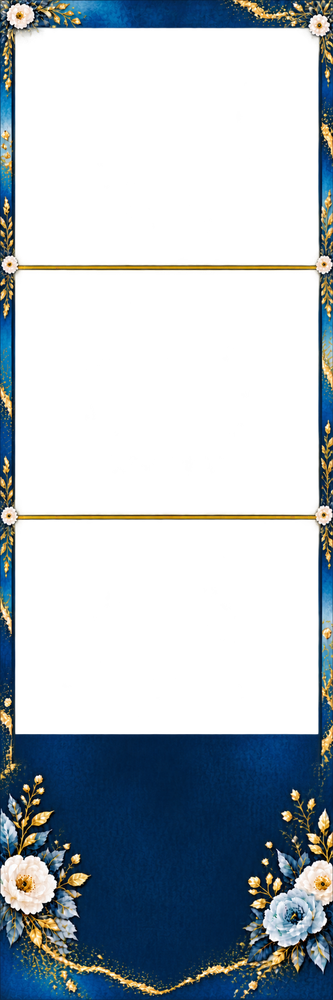
#> input picture backend/app/data/classic-floral-event-001/artwork-source-v2.png, 333 x 1000 px, shrunk from 724 x 2172 before the run
$ python -i classic_compositor.py   (imports and definitions only)
#> lines starting #> are read from the running program, lines starting #| are printed output that depends on the picture; after the words box and inside, x2 and y2 are one past the last pixel; in counts of white or black regions, pixels touching at a corner belong together
#> further down, picture is the input picture: PIL image 333x1000 RGBA; mean R, G, B, A 18.7, 28.2, 35.2, 92.5
"""Place 1–4 photos inside a frame. No AI engine or database required."""
from __future__ import annotations

import argparse
from array import array
from dataclasses import dataclass
from pathlib import Path

from PIL import Image, ImageChops, ImageOps


@dataclass
class Slot:
    box: tuple[int, int, int, int]
    mask: Image.Image


# [4 lines left out: function load_image, not called in this run]


def detect_slots(frame: Image.Image, source: str = "alpha") -> list[Slot]:
    """Find enclosed holes; ignore exterior background and tiny decorations.

    Alpha is the normal frame format. Black detection is opt-in for opaque
    frames whose photo areas are painted black, rather than transparent.
    """
#> called with source = 'alpha'
    if source not in ("alpha", "black"):
        raise ValueError("Slot source must be alpha or black")
    width, height = frame.size
#> width = 333; height = 1000
    if source == "alpha":
        candidates = frame.getchannel("A").point(lambda a: 255 if a < 128 else 0)
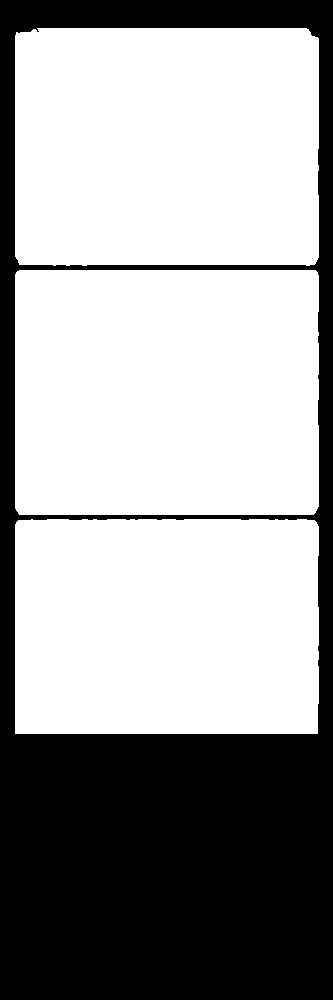
#> candidates: PIL image 333x1000 L; 63.5% white; 1 black region, box (x1, y1, x2, y2) and area: (0, 0, 333, 1000) 121672
    else:
        r, g, b, a = frame.split()
        dark = ImageChops.lighter(ImageChops.lighter(r, g), b)
        candidates = ImageChops.multiply(
            dark.point(lambda v: 255 if v <= 32 else 0),
            a.point(lambda v: 255 if v >= 128 else 0),
        )
    remaining = bytearray(candidates.tobytes())
    slots = []
    minimum_area = max(64, int(width * height * 0.01))
#> minimum_area = 3330
    for start in range(len(remaining)):
        if not remaining[start]:
            continue
        remaining[start] = 0
        stack = [start]
        pixels = array("I")
        left, top, right, bottom = width, height, 0, 0
        exterior = False
        while stack:
            index = stack.pop()
            pixels.append(index)
            y, x = divmod(index, width)
            left, top = min(left, x), min(top, y)
            right, bottom = max(right, x), max(bottom, y)
            exterior |= x == 0 or y == 0 or x == width - 1 or y == height - 1
            neighbors = []
            if x > 0:
                neighbors.append(index - 1)
            if x < width - 1:
                neighbors.append(index + 1)
            if y > 0:
                neighbors.append(index - width)
            if y < height - 1:
                neighbors.append(index + width)
            for neighbor in neighbors:
                if remaining[neighbor]:
                    remaining[neighbor] = 0
                    stack.append(neighbor)
        if exterior or len(pixels) < minimum_area:
            continue
        box = (left, top, right + 1, bottom + 1)
        slot_width, slot_height = right - left + 1, bottom - top + 1
        data = bytearray(slot_width * slot_height)
        for index in pixels:
            y, x = divmod(index, width)
            data[(y - top) * slot_width + x - left] = 255
        mask = Image.frombytes("L", (slot_width, slot_height), bytes(data))
        if source == "alpha":
            # Fill rounded corners behind the opaque overlay. Preserve the
            # partially transparent boundary by extending one pixel beneath it.
            from PIL import ImageFilter
            expanded = (max(0, left - 1), max(0, top - 1),
                        min(width, right + 2), min(height, bottom + 2))
            padded = Image.new("L", (expanded[2] - expanded[0], expanded[3] - expanded[1]))
            padded.paste(mask, (left - expanded[0], top - expanded[1]))
            mask = padded.filter(ImageFilter.MaxFilter(3))
            box = expanded
        slots.append(Slot(box, mask))
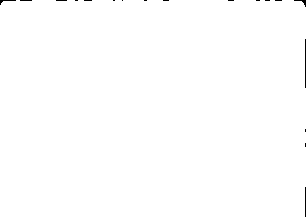
#> mask: PIL image 306x217 L; 99.7% white; black in thin lines or dots
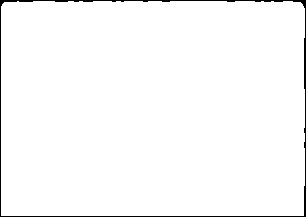
#> padded: PIL image 306x217 L; 98.1% white; 1 black region, box (x1, y1, x2, y2) and area: (0, 0, 306, 217) 1274
#> after the loop, slots = 3 items
    slots.sort(key=lambda slot: (slot.box[1], slot.box[0]))
    if not 1 <= len(slots) <= 4:
        raise ValueError(
            f"Detected {len(slots)} slots; expected 1–4 enclosed photo areas. "
            "Use a transparent PNG frame or --slot-source black for opaque black slots."
        )
    return slots


# [49 lines left out: functions compose_classic, main, not called in this run]


# [2 lines not run here, left out]

>>> from PIL import Image
>>> picture = Image.open('../backend/app/data/classic-floral-event-001/artwork-source-v2.png')
>>> result = detect_slots(picture)
#> result = 3 items
